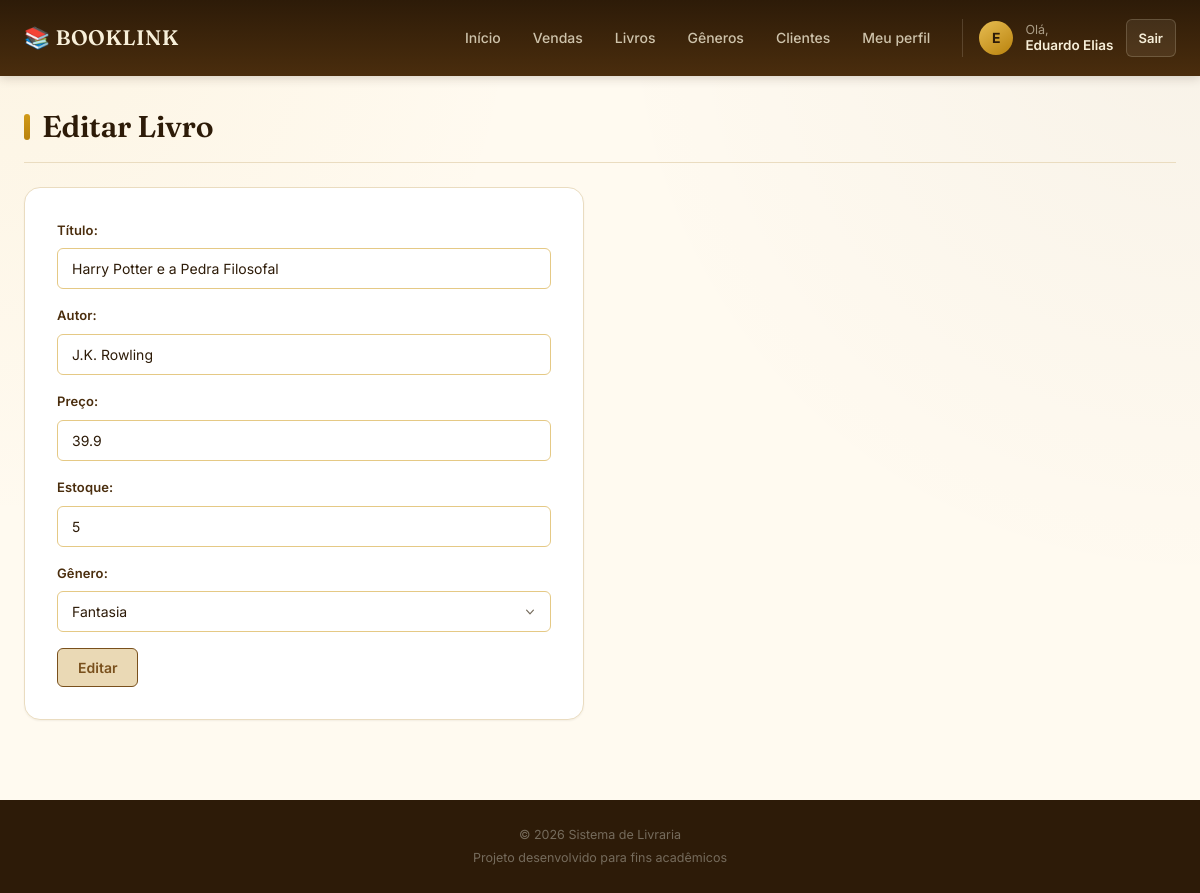
Screenshot of /editar/5 (signed in) with the database file from the repository.
### models.py (models this page shows)
class Usuario(UserMixin, db.Model):
    __tablename__ = 'usuarios'
    id = db.Column(db.Integer, primary_key=True)
    nome = db.Column(db.String(100), nullable=False)
    email = db.Column(db.String(100), unique=True, nullable=False)
    senha = db.Column(db.String(255), nullable=False)
    tipo = db.Column(
        db.String(20),
        nullable=False,
        default='funcionario'
    )
    empresa_id = db.Column(
        db.Integer,
        db.ForeignKey('empresas.id'),
        nullable=True
    )
    data_cadastro = db.Column(
        db.DateTime,
        default=datetime.now
    )
    vendas = db.relationship(
        'Venda',
        backref='usuario',
        lazy=True
    )

class Livro(db.Model):
    __tablename__ = 'livros'
    id = db.Column(db.Integer, primary_key=True)
    titulo = db.Column(db.String(100), nullable=False)
    autor = db.Column(db.String(100), nullable=False)
    preco = db.Column(db.Float, nullable=False)
    estoque = db.Column(db.Integer, default=0)
    empresa_id = db.Column(
        db.Integer,
        db.ForeignKey('empresas.id'),
        nullable=False
    )
    genero_id = db.Column(
        db.Integer,
        db.ForeignKey('generos.id'),
        nullable=False
    )
    data_cadastro = db.Column(
        db.DateTime,
        default=datetime.now
    )
    genero = db.relationship(
        'Genero',
        backref='livros'
    )

class Genero(db.Model):
    __tablename__ = 'generos'
    id = db.Column(db.Integer, primary_key=True)
    nome = db.Column(db.String(50), nullable=False)
    empresa_id = db.Column(
        db.Integer,
        db.ForeignKey('empresas.id'),
        nullable=False
    )
    data_cadastro = db.Column(
        db.DateTime,
        default=datetime.now
    )

### routes/livros.py (the view, shortened to what this page needs)
@livros_bp.route('/editar/<int:id>', methods=['GET', 'POST'])
@login_required
def editar(id):
    if current_user.tipo not in ['admin', 'funcionario']:
        return redirect(url_for('home'))
    livro = Livro.query.filter_by(
        id=id,
        empresa_id=current_user.empresa_id
    ).first()
    if not livro:
        return "Livro não encontrado", 404
    generos = Genero.query.filter_by(
        empresa_id=current_user.empresa_id
    ).all()
    if request.method == 'GET':
        return render_template(
            'livros/editar.html',
            livro=livro,
            generos=generos
        )

### app.py (called while the page is built)
@lm.user_loader
def user_loader(id):
    usuario = Usuario.query.filter_by(
        id=id
    ).first()
    return usuario

### templates/livros/editar.html (shortened to what this page needs)
{% extends "base.html" %}
{% block content %}
    <h1 class="titulo-pagina">
        Editar Livro
    </h1>
    <form
        class="formulario"
        action=""
        method="post"
    >
        <div class="campo">
            <label for="titulo">
                Título:
            </label>
            <input
                type="text"
                name="tituloForm"
                id="titulo"
                value="{{ livro.titulo }}"
            >
        </div>
        <div class="campo">
            <label for="autor">
                Autor:
            </label>
            <input
                type="text"
                name="autorForm"
                id="autor"
                value="{{ livro.autor }}"
            >
        </div>
        <div class="campo">
            <label for="preco">
                Preço:
            </label>
            <input
                type="number"
                name="precoForm"
                id="preco"
                step="0.01"
                value="{{ livro.preco }}"
            >
        </div>
        <div class="campo">
            <label for="estoque">
                Estoque:
            </label>
            <input
                type="number"
                name="estoqueForm"
                id="estoque"
                value="{{ livro.estoque }}"
            >
        </div>
        <div class="campo">
            <label for="genero">
                Gênero:
            </label>
            <select
                name="genero_id"
                id="genero"
            >
                {% for genero in generos %}
                    <option
                        value="{{ genero.id }}"
                        {% if genero.id == livro.genero_id %}
                            selected
                        {% endif %}
                    >
                        {{ genero.nome }}
                    </option>
                {% endfor %}
            </select>
        </div>
        <input
            type="submit"
            class="botao botao-editar"
            value="Editar"
        >
    </form>
{% endblock %}

### templates/base.html (shortened to what this page needs)
<!DOCTYPE html>
<html lang="pt-br">
<head>
<link rel="stylesheet" href="{{ url_for('static', filename='style.css') }}">
</head>
<body>
<header class="header">
    <div class="header-container">
        <a href="{{ url_for('home') }}" class="logo">
            📚 BOOKLINK
        </a>
        <nav class="nav">
            <a href="{{ url_for('homeAdm.homeAdm') }}">
                Início
            </a>
            <a href="{{ url_for('vendas.nova_venda') }}">
                Vendas
            </a>
            <a href="{{ url_for('livros.listar_livros') }}">
                Livros
            </a>
            <a href="{{ url_for('generos.listar_generos') }}">
                Gêneros
            </a>
            <a href="{{ url_for('compradores.listar_compradores') }}">
                Clientes
            </a>
            <a href="{{ url_for('funcionarios.editar_funcionarios', id=current_user.id) }}">
                Meu perfil
            </a>
            {% if current_user.is_authenticated %}
                <div class="user-area">
                    <div class="user-avatar">
                        {{ current_user.nome[0]|upper }}
                    </div>
                    <div class="user-info">
                        <span>Olá,</span>
                        <strong>{{ current_user.nome }}</strong>
                    </div>
                    <a href="{{ url_for('logout') }}" class="logout-btn">
                        Sair
                    </a>
                </div>
            {% endif %}
        </nav>
    </div>
</header>
<main class="container">
    {% block content %}
    {% endblock %}
</main>
<footer class="footer">
    <p>
        © 2026 Sistema de Livraria
    </p>
    <p>
        Projeto desenvolvido para fins acadêmicos
    </p>
</footer>
</body>
</html>

### rows the page displays
Usuario: nome "E", nome "Eduardo Elias"
Livro: tituloForm "Harry Potter e a Pedra Filosofal", autorForm "J.K. Rowling", precoForm "39.9", estoqueForm "5", genero_id "Fantasia"
